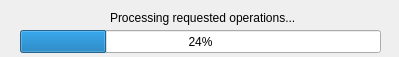
<ui version="4.0" >
 <class>databaseBox</class>
 <widget class="QWidget" name="databaseBox" >
  <property name="geometry" >
   <rect>
    <x>0</x>
    <y>0</y>
    <width>399</width>
    <height>57</height>
   </rect>
  </property>
  <property name="windowTitle" >
   <string>MOPSLinux package manager</string>
  </property>
  <widget class="QProgressBar" name="progressBar" >
   <property name="geometry" >
    <rect>
     <x>20</x>
     <y>30</y>
     <width>361</width>
     <height>23</height>
    </rect>
   </property>
   <property name="value" >
    <number>24</number>
   </property>
   <property name="orientation" >
    <enum>Qt::Horizontal</enum>
   </property>
  </widget>
  <widget class="QLabel" name="label" >
   <property name="geometry" >
    <rect>
     <x>110</x>
     <y>10</y>
     <width>184</width>
     <height>16</height>
    </rect>
   </property>
   <property name="text" >
    <string>Processing requested operations...</string>
   </property>
  </widget>
 </widget>
 <resources/>
 <connections/>
</ui>
